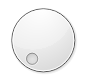
<?xml version="1.0" encoding="UTF-8"?>
<ui version="4.0">
 <class>RotateWidget</class>
 <widget class="QWidget" name="RotateWidget">
  <property name="enabled">
   <bool>true</bool>
  </property>
  <property name="geometry">
   <rect>
    <x>0</x>
    <y>0</y>
    <width>86</width>
    <height>80</height>
   </rect>
  </property>
  <property name="sizePolicy">
   <sizepolicy hsizetype="Expanding" vsizetype="Expanding">
    <horstretch>0</horstretch>
    <verstretch>0</verstretch>
   </sizepolicy>
  </property>
  <property name="minimumSize">
   <size>
    <width>32</width>
    <height>32</height>
   </size>
  </property>
  <property name="maximumSize">
   <size>
    <width>160</width>
    <height>80</height>
   </size>
  </property>
  <property name="palette">
   <palette>
    <active>
     <colorrole role="Base">
      <brush brushstyle="SolidPattern">
       <color alpha="255">
        <red>255</red>
        <green>255</green>
        <blue>255</blue>
       </color>
      </brush>
     </colorrole>
     <colorrole role="Window">
      <brush brushstyle="SolidPattern">
       <color alpha="255">
        <red>255</red>
        <green>255</green>
        <blue>255</blue>
       </color>
      </brush>
     </colorrole>
    </active>
    <inactive>
     <colorrole role="Base">
      <brush brushstyle="SolidPattern">
       <color alpha="255">
        <red>255</red>
        <green>255</green>
        <blue>255</blue>
       </color>
      </brush>
     </colorrole>
     <colorrole role="Window">
      <brush brushstyle="SolidPattern">
       <color alpha="255">
        <red>255</red>
        <green>255</green>
        <blue>255</blue>
       </color>
      </brush>
     </colorrole>
    </inactive>
    <disabled>
     <colorrole role="Base">
      <brush brushstyle="SolidPattern">
       <color alpha="255">
        <red>255</red>
        <green>255</green>
        <blue>255</blue>
       </color>
      </brush>
     </colorrole>
     <colorrole role="Window">
      <brush brushstyle="SolidPattern">
       <color alpha="255">
        <red>255</red>
        <green>255</green>
        <blue>255</blue>
       </color>
      </brush>
     </colorrole>
    </disabled>
   </palette>
  </property>
  <property name="windowTitle">
   <string>Form</string>
  </property>
  <property name="autoFillBackground">
   <bool>true</bool>
  </property>
  <layout class="QGridLayout" name="gridLayout_2">
   <item row="0" column="0">
    <layout class="QGridLayout" name="gridLayout">
     <item row="0" column="0">
      <layout class="QHBoxLayout" name="horizontalLayout">
       <property name="sizeConstraint">
        <enum>QLayout::SetDefaultConstraint</enum>
       </property>
       <item>
        <widget class="QDial" name="dial">
         <property name="sizePolicy">
          <sizepolicy hsizetype="Expanding" vsizetype="Expanding">
           <horstretch>0</horstretch>
           <verstretch>0</verstretch>
          </sizepolicy>
         </property>
        </widget>
       </item>
      </layout>
     </item>
    </layout>
   </item>
  </layout>
 </widget>
 <layoutdefault spacing="0" margin="0"/>
 <resources>
  <include location="../../../../etc/meteo.icons.qrc"/>
 </resources>
 <connections/>
</ui>
